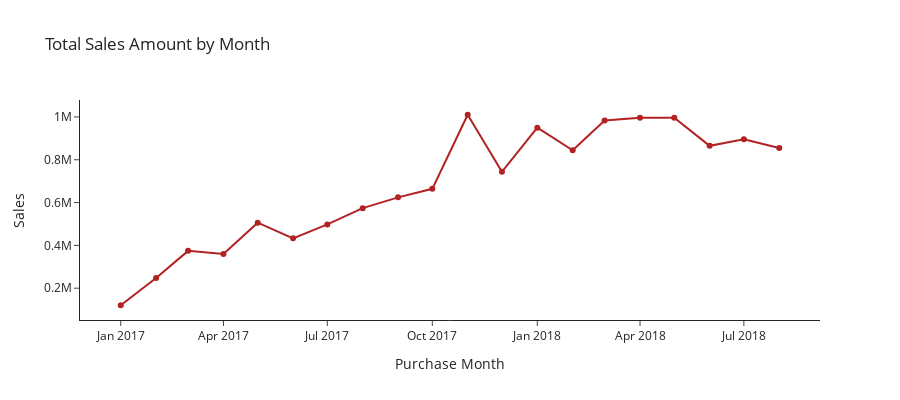

Notebook code for this chart:
### Markdown cell above
##### **Visualize the time series**

### Code cell
# Calculate Monthly Sales
monthly_sales = (
    orders.select(['order_id', 'order_purchase_timestamp'])
    .join(
        order_items.select(['order_id', 'price']),
        on='order_id')
    .with_columns(
        (pl.col('order_purchase_timestamp').str.strptime(pl.Datetime).cast(pl.Date).dt.truncate("1mo").alias('purchase_month')))
    .drop(columns=['order_purchase_timestamp', 'order_id'])
    .groupby('purchase_month')
    .agg(pl.col('price').sum().alias('monthly_sales'))
    .sort('purchase_month')
    .filter((pl.col('purchase_month') < '2018-09-01') & (pl.col('purchase_month') >= '2017-01-01'))
    .to_pandas()
)

# Plot monthly sales
fig = px.line(
    monthly_sales, x='purchase_month', y='monthly_sales',
    template='simple_white', width=900, height=400,
    markers=True,
    labels={
        'purchase_month': 'Purchase Month',
        'monthly_sales': 'Sales'},
    title='Total Sales Amount by Month'
)

fig.update_traces(
    line_color='#B22222',
    line_width=2
)

fig.show()

### Figure 1 — Plotly figure (JSON) as saved in the notebook; plotly's stock layout.template omitted (floating-point values rounded to 4 significant figures)
{"data": [{"hovertemplate": "Purchase Month=%{x}<br>Sales=%{y}<extra></extra>", "legendgroup": "", "line": {"color": "#B22222", "dash": "solid", "width": 2}, "marker": {"symbol": "circle"}, "mode": "markers+lines", "name": "", "orientation": "v", "showlegend": false, "type": "scatter", "x": ["2017-01-01T00:00:00", "2017-02-01T00:00:00", "2017-03-01T00:00:00", "2017-04-01T00:00:00", "2017-05-01T00:00:00", "2017-06-01T00:00:00", "2017-07-01T00:00:00", "2017-08-01T00:00:00", "2017-09-01T00:00:00", "2017-10-01T00:00:00", "2017-11-01T00:00:00", "2017-12-01T00:00:00", "2018-01-01T00:00:00", "2018-02-01T00:00:00", "2018-03-01T00:00:00", "2018-04-01T00:00:00", "2018-05-01T00:00:00", "2018-06-01T00:00:00", "2018-07-01T00:00:00", "2018-08-01T00:00:00"], "xaxis": "x", "y": [120300.0, 247300.0, 374300.0, 359900.0, 506100.0, 433000.0, 498000.0, 574000.0, 624400.0, 664200.0, 1010000.0, 743900.0, 950000.0, 844200.0, 983200.0, 996600.0, 996500.0, 865100.0, 895500.0, 854700.0], "yaxis": "y"}], "layout": {"height": 400, "legend": {"tracegroupgap": 0}, "title": {"text": "Total Sales Amount by Month"}, "width": 900, "xaxis": {"anchor": "y", "domain": [0, 1], "title": {"text": "Purchase Month"}}, "yaxis": {"anchor": "x", "domain": [0, 1], "title": {"text": "Sales"}}}}
